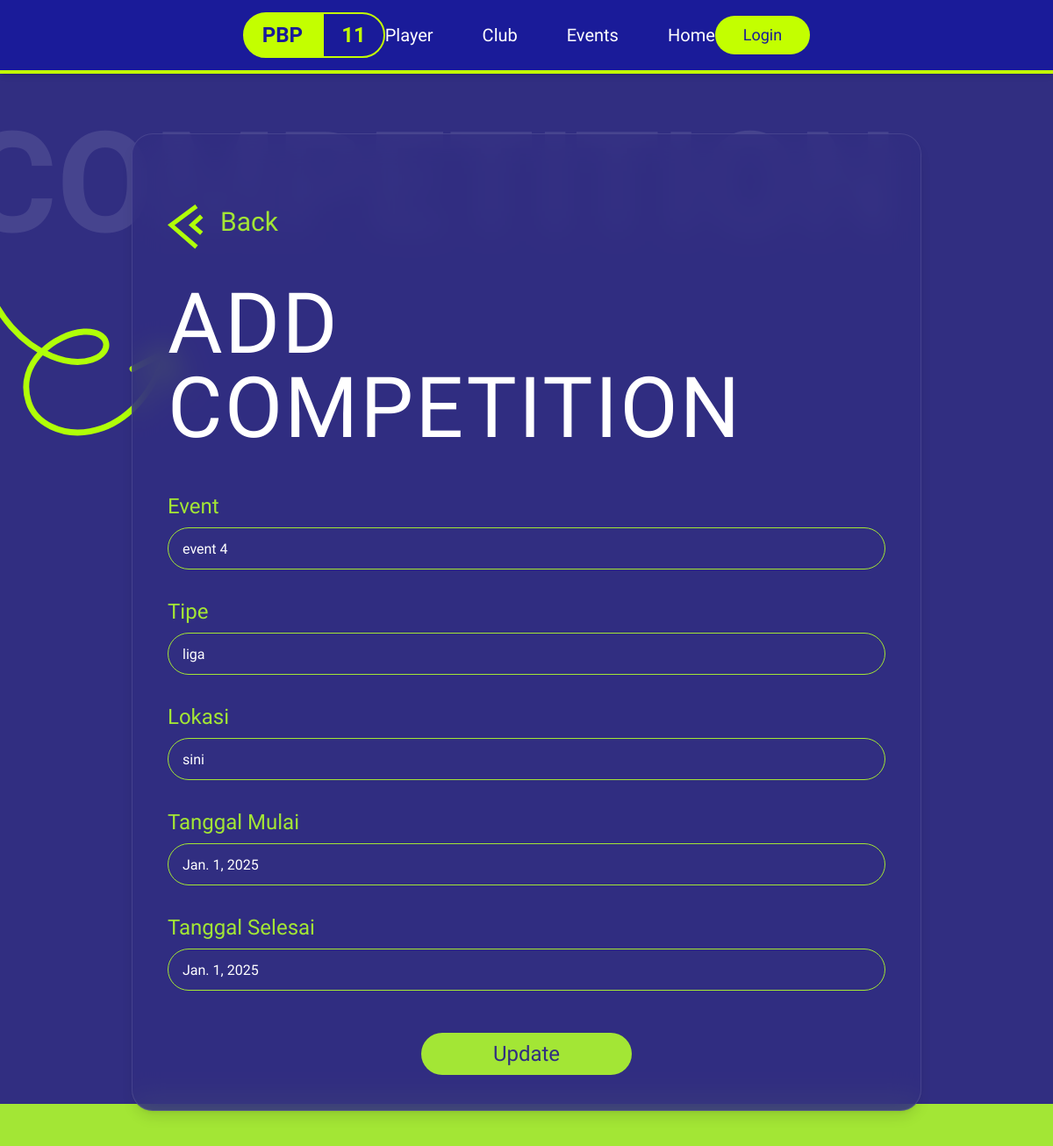
The page /events/6/edit/ on the database its author committed.
### vidia_event/models.py (models this page shows, shortened)
class Event(models.Model):
    LIGA = 'liga'
    TURNAMEN = 'turnamen'
    PERTANDINGAN = 'pertandingan'
    TIPE_CHOICES = [
        (LIGA, 'Liga'),
        (TURNAMEN, 'Turnamen'),
        (PERTANDINGAN, 'Pertandingan'),
    ]
    nama_event = models.CharField(max_length=100)
    tipe = models.CharField(max_length=20, choices=TIPE_CHOICES)
    lokasi = models.CharField(max_length=100)
    tanggal_mulai = models.DateField()
    tanggal_selesai = models.DateField()

### vidia_event/views.py (the view, shortened to what this page needs)
# urls.py: path('<int:pk>/edit/', views.event_update, name='event_update'),              # edit event
def event_update(request, pk):
    event = get_object_or_404(Event, pk=pk)
    context = {
        'is_update': True,
        'event': event
    }
    return render(request, 'event_create.html', context)

### vidia_event/templates/event_create.html (shortened to what this page needs)
{% extends 'base.html' %}
{% load static %}
{% block content %}
<div class="min-h-screen bg-indigo-900 text-white pt-28 relative overflow-hidden">
  <div class="absolute text-[160px] font-bold text-white opacity-10 left-[-40px] top-[90px] select-none pointer-events-none">
    COMPETITION
  </div>
  <div class="absolute left-[-10px] top-[180px] w-[220px] h-[380px]">
  </div>
  <div class="flex items-center justify-center py-10 relative z-10">
    <form action="{% url 'vidia_event:event_create' %}" method="POST"
          class="relative bg-indigo-900/80 backdrop-blur-lg rounded-3xl shadow-lg p-10 w-[900px] border border-white/10" id="eventForm">
      <a href="{% url 'vidia_event:event_list' %}" class="absolute left-10 top-20 w-[50px] h-[64px] block hover:opacity-80 transition">
        <svg width="50" height="64" viewBox="0 0 50 64" fill="none" xmlns="http://www.w3.org/2000/svg">
          <path d="M32.8851 2.00525L3.99023 23.5169L32.8851 48.5052M38.7072 13.3043L27.7291 23.5169L38.7072 32.969" stroke="#B0FE08" stroke-width="5"/>
        </svg>
      </a>
      <div class="absolute left-[100px] top-[80px] text-lime-400 text-3xl font-['Geologica'] leading-10">Back</div>
      <h1 class="left-[100px] text-white text-8xl font-['League_Gothic'] mt-32 mb-12 tracking-wide">
        ADD COMPETITION
      </h1>
        <div class="mb-8">
            <label for="event" class="block text-lime-400 text-2xl font-['Geologica'] mb-2">Event</label>
            <input type="text" id="event" name="event"
       value="{% if is_update %}{{ event.nama_event }}{% endif %}"
       class="w-full h-12 bg-indigo-900 text-white placeholder-gray-400 rounded-[29px] border border-lime-400 px-4 focus:outline-none focus:ring-2 focus:ring-lime-400">
        </div>
        <div class="mb-8">
            <label for="tipe" class="block text-lime-400 text-2xl font-['Geologica'] mb-2">Tipe</label>
            <input type="text" id="tipe" name="tipe"
       value="{% if is_update %}{{ event.tipe }}{% endif %}"
       class="w-full h-12 bg-indigo-900 text-white placeholder-gray-400 rounded-[29px] border border-lime-400 px-4 focus:outline-none focus:ring-2 focus:ring-lime-400">
        </div>
        <div class="mb-8">
            <label for="lokasi" class="block text-lime-400 text-2xl font-['Geologica'] mb-2">Lokasi</label>
            <input type="text" id="lokasi" name="lokasi"
       value="{% if is_update %}{{ event.lokasi }}{% endif %}"
       class="w-full h-12 bg-indigo-900 text-white placeholder-gray-400 rounded-[29px] border border-lime-400 px-4 focus:outline-none focus:ring-2 focus:ring-lime-400">
        </div>
        <div class="mb-8">
            <label for="start_date" class="block text-lime-400 text-2xl font-['Geologica'] mb-2">Tanggal Mulai</label>
            <input type="text" id="start_date" name="start_date"
       value="{% if is_update %}{{ event.tanggal_mulai }}{% endif %}"
       class="w-full h-12 bg-indigo-900 text-white placeholder-gray-400 rounded-[29px] border border-lime-400 px-4 focus:outline-none focus:ring-2 focus:ring-lime-400">
        </div>
        <div class="mb-12">
            <label for="end_date" class="block text-lime-400 text-2xl font-['Geologica'] mb-2">Tanggal Selesai</label>
            <input type="text" id="end_date" name="end_date"
       value="{% if is_update %}{{ event.tanggal_selesai }}{% endif %}"
       class="w-full h-12 bg-indigo-900 text-white placeholder-gray-400 rounded-[29px] border border-lime-400 px-4 focus:outline-none focus:ring-2 focus:ring-lime-400">
        </div>
        <div class="flex justify-center">
          <button type="submit"
                class="w-60 h-12 bg-lime-400 rounded-[36px] text-indigo-900 text-2xl font-['Geologica'] leading-10 hover:bg-lime-300 transition">
            {% if is_update %}Update{% else %}Submit{% endif %}
          </button>
        </div>
    </form>
  </div>
  <div class="absolute bottom-0 left-0 w-full h-12 bg-lime-400"></div>
</div>
{% endblock %}

### rafi_player/static/css/style.css (style rules this page uses)
* { margin: 0; padding: 0; box-sizing: border-box; }
body { font-family: 'Geologica', sans-serif; background-color: #1e1b74; color: white; min-height: 100vh; display: flex; flex-direction: column; }

### rows shown on the page
Event: event "event 4", tipe "liga", lokasi "sini", start_date "Jan. 1, 2025", end_date "Jan. 1, 2025"
